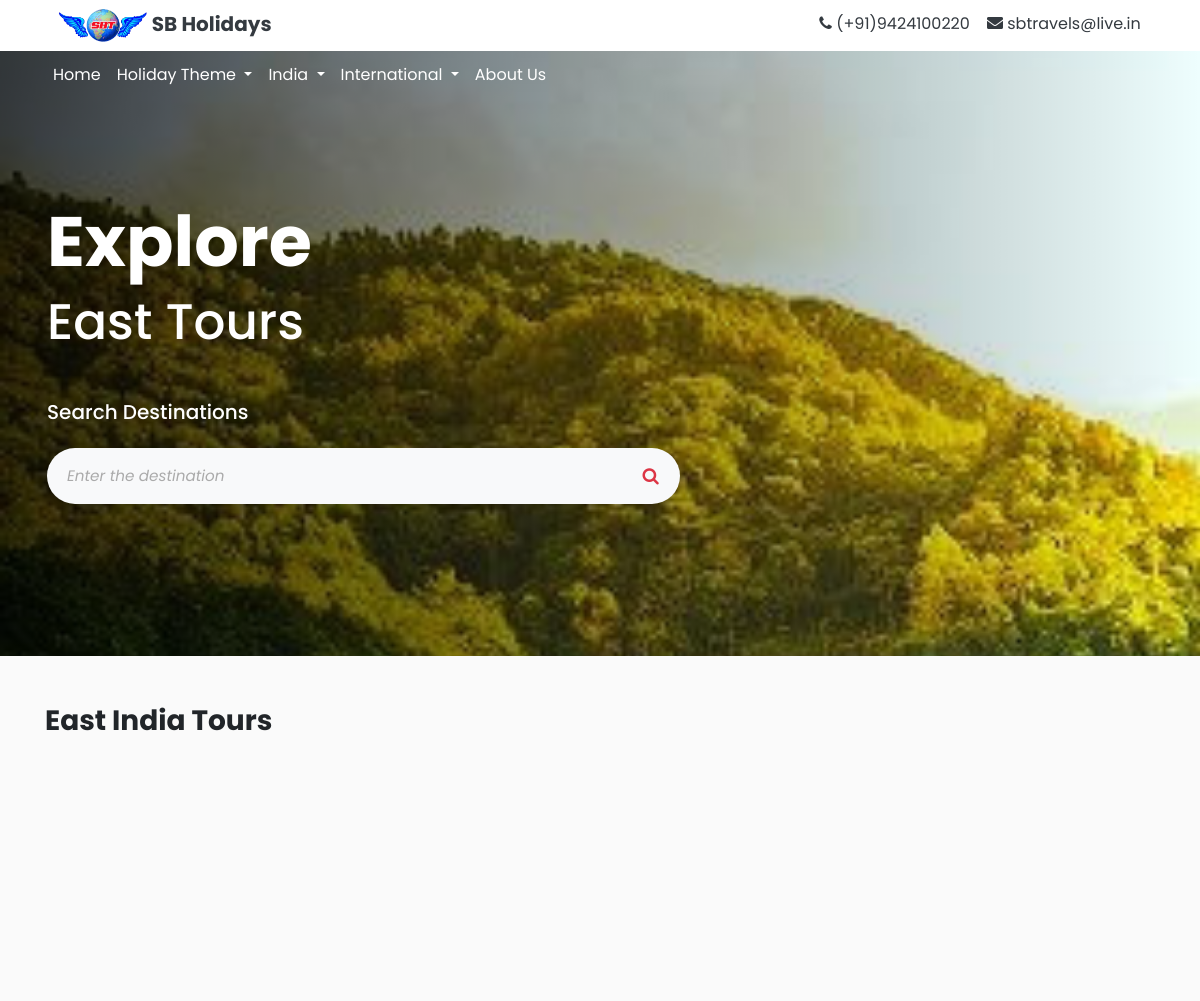
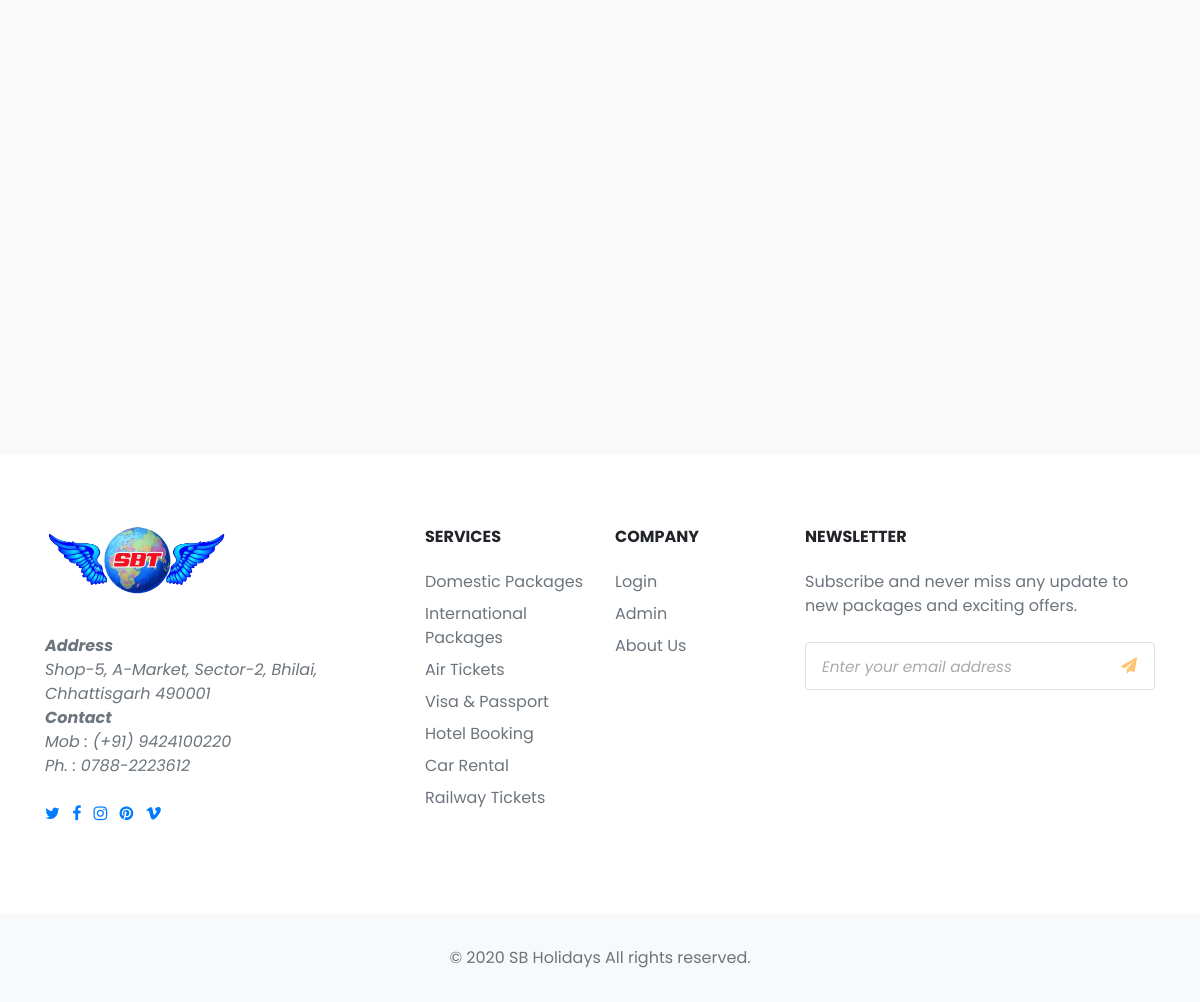
The app's page /package_app/india_category/2/ with its own data (2 pictures, top to bottom).
### package_app/models.py (models this page shows, shortened)
class DomesticCategory(models.Model):
    name = models.TextField(blank=False,null=True)
    category_img = models.ImageField(upload_to='images/')
    popular = models.BooleanField(null=False, default=True)

### package_app/views.py (the view)
# urls.py: url(r'^india_category/(?P<pk>\d+)/$',views.DomesticCategoryDetailView.as_view(),name='domestic_category_detail'),
class DomesticCategoryDetailView(DetailView):
    model = models.DomesticCategory
    context_object_name = 'domestic_detail'
    template_name = 'package_app/domestic_category.html'

### package_app/templates/package_app/domestic_category.html (shortened to what this page needs)
{% extends "package_app/package_app_base.html" %}
{% block body_block %}
<div class="jumbotron parallax" style="border-radius:0;height:auto; background-image: linear-gradient(to right, rgba(0,0,0,0.75), rgba(0,0,0,0)), url('{{domestic_detail.category_img.url}}');">
  <div class="container" style="margin-top:100px;">
    <h1 style="font-size:70px;"><b>Explore</b></h1>
    <h1 style="font-size:50px;">{{domestic_detail.name}} Tours</h1>
    <div class="row mb-5 mt-4">
      <div class="col-lg-7 mx-left">
        <div class="py-3 rounded-lg" >
          <h5 class="mb-4 text-white mt-2">Search Destinations</h5>
          <form action="{% url 'package_app:search_result' %}">
            <div class="p-2 bg-light rounded rounded-pill shadow-sm mb-4">
              <div class="input-group px-0">
                <input name="destination" type="search" placeholder="Enter the destination" aria-describedby="button-addon1" class="form-control border-0 bg-light">
                <div class="input-group-append">
                  <button id="button-addon1" type="submit" class="btn btn-link text-danger" style="font-size:17.5px;"><i class="fa fa-search"></i></button>
                </div>
              </div>
            </div>
          </form>
        </div>
      </div>
    </div>
  </div>
</div>
<div class="exterior pt-5">
<div class="container">
  <div class="px-lg-0">
    <h3 class="font-weight-bold mb-3">{{domestic_detail.name}} India Tours</h3><br>
  </div>
</div>
</div>
{% endblock %}

### static/css/style.css (style rules this page uses)
.whole_font { font-family: 'Poppins', sans-serif; }
.form-control::placeholder { font-size: 0.95rem; color: #aaa; font-style: italic; }
.parallax { background-attachment: fixed; background-position: center; background-repeat: no-repeat; background-size: cover; }
.jumbotron { margin-bottom: 0px; height: 600px; background-position: 0% 25%; background-size: cover; background-repeat: no-repeat; color: white; padding-top: 100px; }
.exterior { min-height: 100vh; background: #fafafa; }
#button-addon1 { color: #ffc371; }

### records on screen
DomesticCategory: category_img (picture), name "East"
